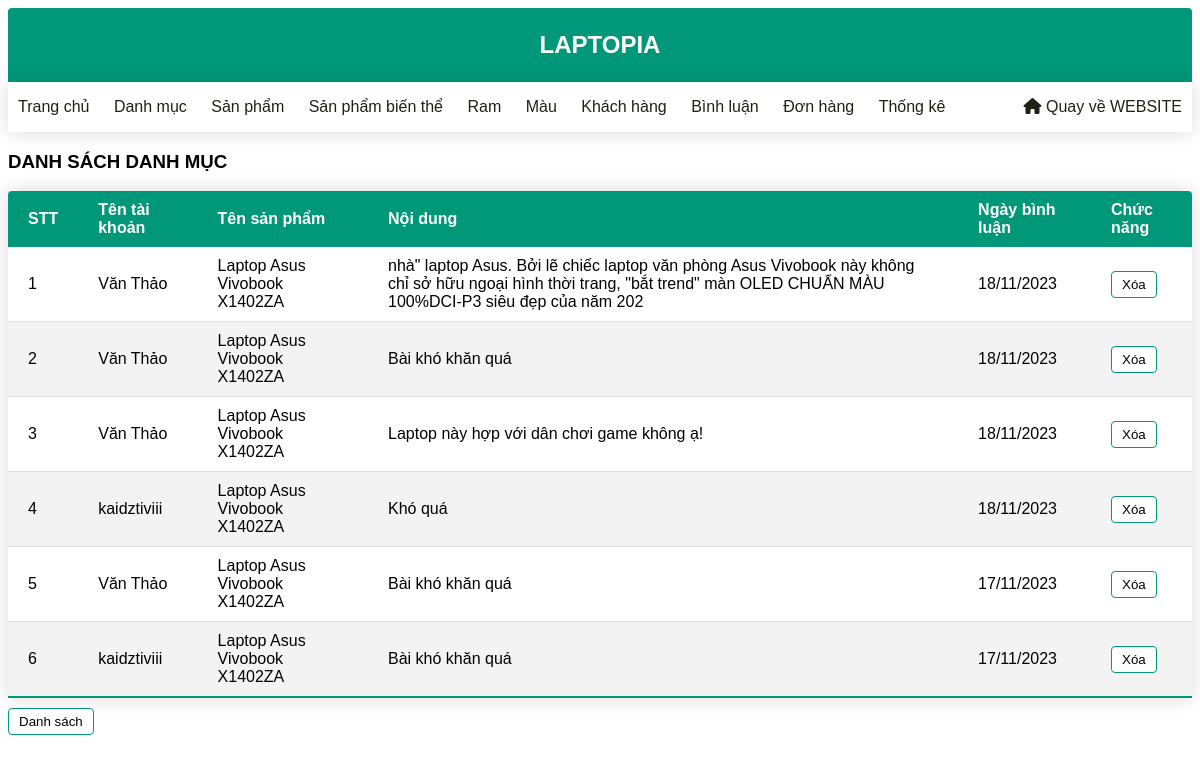
/admin/index.php?act=ctbl&idctbl=13 (signed in), run on the app's committed database.
### tables this page shows
CREATE TABLE `binh_luan` (
  `id` int NOT NULL,
  `noidung` varchar(255) NOT NULL,
  `iduser` int NOT NULL,
  `idsp` int NOT NULL,
  `ngaybl` date DEFAULT NULL
);

CREATE TABLE `tai_khoan` (
  `id` int NOT NULL,
  `user` varchar(50) NOT NULL,
  `pass` varchar(50) NOT NULL,
  `img` varchar(255) DEFAULT NULL,
  `email` varchar(50) NOT NULL,
  `address` varchar(50) DEFAULT NULL,
  `tel` varchar(50) DEFAULT NULL,
  `role` int NOT NULL DEFAULT '0' COMMENT '0.Người dùng\r\n1.Admin'
);

CREATE TABLE `san_pham` (
  `id` int NOT NULL,
  `name` varchar(255) NOT NULL,
  `mota` text NOT NULL,
  `price` double(10,2) NOT NULL DEFAULT '0.00',
  `cpu` varchar(50) NOT NULL,
  `ram` varchar(50) NOT NULL,
  `ocung` varchar(50) NOT NULL,
  `card_do_hoa` varchar(50) NOT NULL,
  `man_hinh` varchar(255) NOT NULL,
  `img` varchar(50) NOT NULL,
  `giamgia` int DEFAULT NULL,
  `luotxem` int NOT NULL DEFAULT '0',
  `iddm` int NOT NULL
);

### model/pdo.php (called while the page is built, shortened)
<?php
function pdo_get_connection(){
    $servername = "localhost";
    $username = "root";
    $password = "";
    try {
        $conn = new PDO("mysql:host=$servername;dbname=da1", $username, $password);
        $conn->setAttribute(PDO::ATTR_ERRMODE, PDO::ERRMODE_EXCEPTION);
        return $conn;
    } catch(PDOException $e) {
        echo "Connection failed: " . $e->getMessage();
    }
}
function pdo_query($sql){
    $sql_args=array_slice(func_get_args(),1);
    try{
        $conn=pdo_get_connection();
        $stmt=$conn->prepare($sql);
        $stmt->execute($sql_args);
        $rows=$stmt->fetchAll();
        return $rows;
    }
    catch(PDOException $e){
        throw $e;
    }
    finally{
        unset($conn);
    }
}
?>

### model/binhluan.php (called while the page is built, shortened)
<?php
function loadall_binhluan($id)
{
    $sql = "SELECT user, name,binh_luan.id, noidung, ngaybl
    FROM binh_luan join san_pham on binh_luan.idsp=san_pham.id join tai_khoan on binh_luan.iduser=tai_khoan.id
    where binh_luan.idsp= $id
    order by binh_luan.id desc";
    $result = pdo_query($sql);
    return $result;
}
?>

### admin/binhluan/ctbl.php (the view)
<div class="mb10">
    <h3>DANH SÁCH DANH MỤC</h3>
</div>
<div class="formcontent">
    <form action="#" method="post">
        <div class="mb10">
            <table class="mb10 content-table">
                <thead>
                <tr>
                    <th>STT</th>
                    <th>Tên tài khoản</th>
                    <th>Tên sản phẩm</th>
                    <th>Nội dung</th>
                    <th>Ngày bình luận</th>
                    <th>Chức năng</th>
                </tr>
                </thead>
                <tbody>
                <?php foreach ($ctbl as $key => $bl) : ?>
                <tr>
                    <td><?php echo $key + 1 ?></td>
                    <td><?php echo $bl['user'] ?></td>
                    <td><?php echo $bl['name'] ?></td>
                    <td><?php echo $bl['noidung'] ?></td>
                    <td><?php echo date("d/m/Y", strtotime($bl['ngaybl'])) ?></td>
                    <td>
                        <a onclick="return confirm('Bạn có chắc chắn muốn xóa')" href="?act=deletebl&idbl=<?php echo $bl['id'] ?>"><input type="button" value="Xóa"></a>
                    </td>
                </tr>
                <?php endforeach ?>
                </tbody>
            </table>
        </div>
        <a href="index.php?act=listbl"><input type="button" value="Danh sách"></a><br>
    </form>
</div>

### css/admin.css (style rules this page uses)
* { box-sizing: border-box; font-family: 'Tahoma', Geneva, Verdana, sans-serif; }
.mb10 { margin-bottom: 10px; }
.content-table { width: 100%; border-collapse: collapse; border-radius: 4px 4px 0 0; overflow: hidden; box-shadow: 0 0 20px rgba(0, 0, 0, 0.15); }
.content-table thead tr { background-color: #009879; color: #fff; text-align: left; font-weight: bold; }
.content-table td, .content-table th { padding: 10px 20px; }
.content-table tbody tr { border-bottom: 1px solid #dddddd; }
.content-table tbody tr:nth-of-type(even) { background-color: #f3f3f3; }
.content-table tbody tr:last-of-type { border-bottom: 2px solid #009879; }
.formcontent input[type="submit"], .formcontent input[type="reset"], .formcontent input[type="button"] { border: 1px solid #009879; border-radius: 4px; padding: 5px 10px; background-color: white; }

### data on the page
binh_luan: iduser.user "Văn Thảo", idsp.name "Laptop Asus Vivobook X1402ZA", noidung "nhà\" laptop Asus. Bởi lẽ chiếc laptop văn phòng Asus Vivobook này không chỉ sở hữu ngoại hình thời trang, \"bắt trend\" màn OLED CHUẨN MÀU 100%DCI-P3 siêu đẹp của năm 202", ngaybl "18/11/2023"
binh_luan: iduser.user "Văn Thảo", idsp.name "Laptop Asus Vivobook X1402ZA", noidung "Bài khó khăn quá", ngaybl "18/11/2023"
binh_luan: iduser.user "Văn Thảo", idsp.name "Laptop Asus Vivobook X1402ZA", noidung "Laptop này hợp với dân chơi game không ạ!", ngaybl "18/11/2023"
binh_luan: iduser.user "kaidztiviii", idsp.name "Laptop Asus Vivobook X1402ZA", noidung "Khó quá", ngaybl "18/11/2023"
binh_luan: iduser.user "Văn Thảo", idsp.name "Laptop Asus Vivobook X1402ZA", noidung "Bài khó khăn quá", ngaybl "17/11/2023"
binh_luan: iduser.user "kaidztiviii", idsp.name "Laptop Asus Vivobook X1402ZA", noidung "Bài khó khăn quá", ngaybl "17/11/2023"
